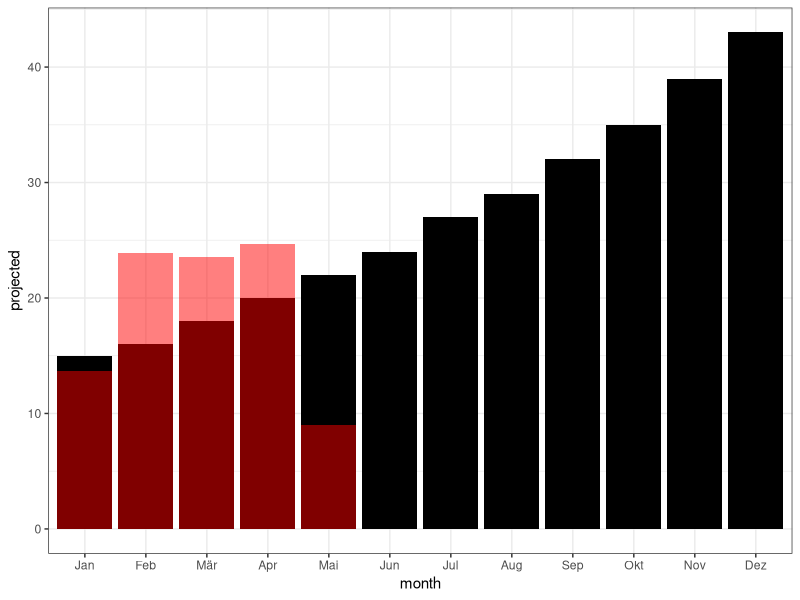
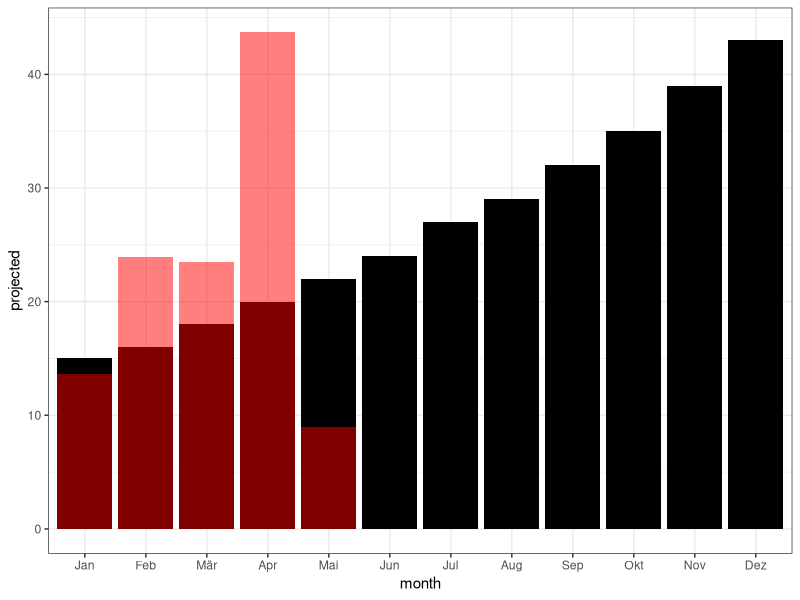
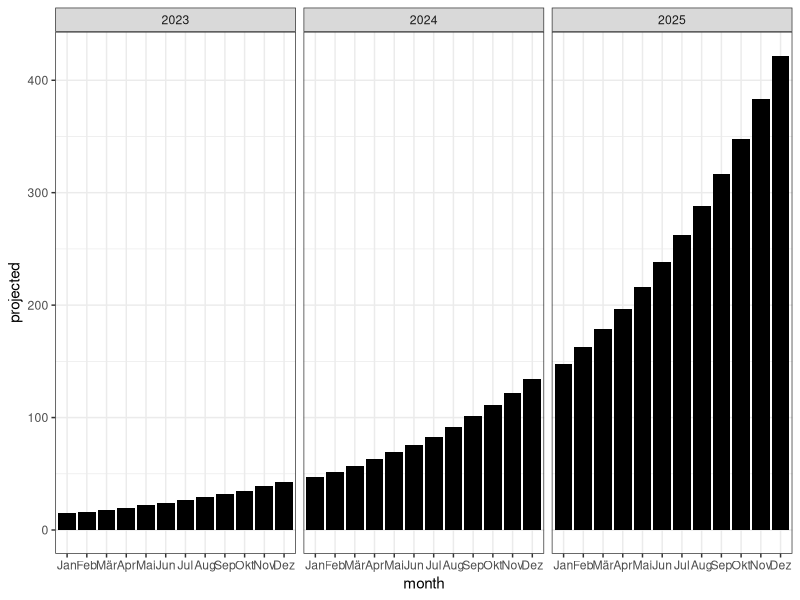

Here is the R script that generated these plots, in order:
library(tidyverse)
library(readxl)
theme_set(theme_bw())

d <- read_excel("compounding_growth_10_percent.xlsx") %>% 
  mutate(month = factor(month, 
                        levels = c("Jan", "Feb", "Mär", "Apr", "Mai", "Jun",
                                   "Jul", "Aug", "Sep", "Okt", "Nov", "Dez"))) %>% 
  mutate(projected = round(projected))

ggplot(d %>% filter(year == 2023))+
  geom_bar(aes(x = month, y = projected), 
           stat = "identity", fill = "black")+
  geom_bar(aes(x = month, y = earned), 
           stat = "identity", 
           fill = "red", alpha = 0.5)

ggplot(d %>% filter(year == 2023))+
  geom_bar(aes(x = month, y = projected), 
           stat = "identity", fill = "black")+
  geom_bar(aes(x = month, y = total_earnings), 
           stat = "identity", 
           fill = "red", alpha = 0.5)


ggplot(d %>% filter(year %in% c(2023:2025)))+
  geom_bar(aes(x = month, y = projected), 
           stat = "identity", fill = "black")+
  facet_grid(.~year)




# 
# result <- vector("numeric", 1) # prepare a container
# i <- 15
# while (i < 10000) {
#   print( i )
#   i = i*1.1
#   result[i] = i
# }
# 
# res <- result %>% 
#   as_tibble() %>% 
#   filter( !is.na(value) ) %>% 
#   mutate(value = case_when(
#     value == 0 ~ 15,
#     TRUE ~ value
#   )) %>% 
#   rename(projected = value) %>% 
#   rowid_to_column() %>% 
#   rename(month = rowid) %>% 
#   mutate(year = case_when(
#     between(month, 1, 12)  ~ 2023,
#     between(month, 13, 24) ~ 2024,
#     between(month, 25, 36) ~ 2025,
#     between(month, 37, 48) ~ 2026,
#     between(month, 49, 60) ~ 2027,
#     between(month, 61, 72) ~ 2028
#   )) 
